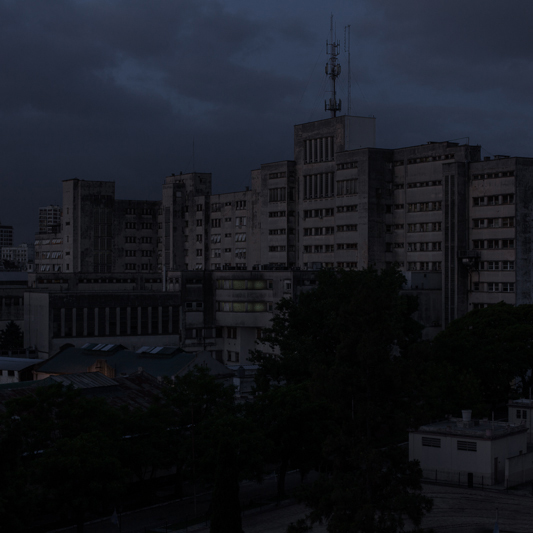
%> input picture data/1.jpg, 533 x 533 px
$ octave --eval "result = dong(imread('../data/1.jpg'));"   (GNU Octave 9; MATLAB toolbox functions it lacks are replaced by stand-ins)
%> lines starting %> are read from the running program, lines starting %| are printed output that depends on the picture; in (x1, y1, x2, y2) boxes, pixels count from 0 and x2, y2 are one past the last pixel; in counts of white or black regions, pixels touching at a corner belong together; the program's own positions count from 1
function d = dong( im ,w )
    if max(im(:)) > 1
        im = im2double(im);
    end
    isize = size(im);
%> isize = [533 533 3]
    im =  padarray(im,[2*5,2*5,0],'replicate');
%> im: size 553x553x3 double
    if (~exist('w','var') || w<=0)
        w = 0.8;
    end

    R = 1 - im;
%     [Rd,~] = dehaze(R,w);
    Ir = R(:,:,1);
    Ig = R(:,:,2);
    Ib = R(:,:,3);

    Ir1 = Ir(:);
    Ig1 = Ig(:);
    Ib1 = Ib(:);
    Il = (Ir1+Ig1+Ib1)./3;
    n = length(Il);
%> n = 305809
    N = floor(n*0.002);
%> N = 611

    Ir_d = ordfilt2(Ir,1,ones(7,7));
    Ig_d = ordfilt2(Ig,1,ones(7,7));
    Ib_d = ordfilt2(Ib,1,ones(7,7));
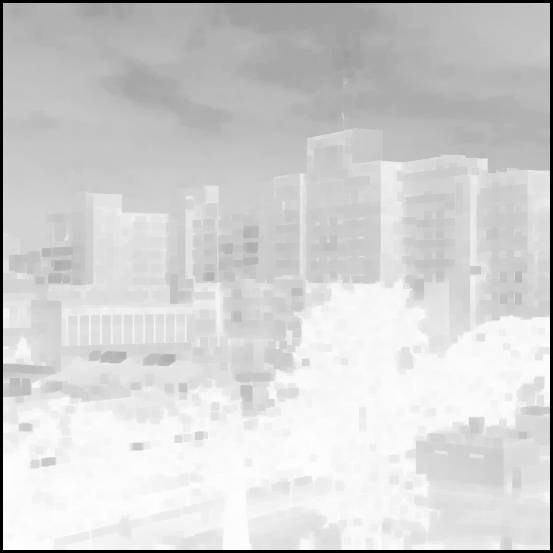
%> Ib_d: size 553x553 double; min 0, max 0.996, mean 0.821
    darkc = min(min(Ir_d(:),Ig_d(:)),Ib_d(:));
    [~, i] = sort(darkc,1,'descend');
    temp = Il(i(1:N));
%> temp = 611 values, max 1 at index 1, min 0.992 at index 242, mean 0.996
    [~,j] = sort(temp,1,'descend');
%> j = 611 values, max 611 at index 545, min 1 at index 1, mean 306
    Ar = Ir1(i(j(1)));
%> Ar = 1
    Ag = Ig1(i(j(1)));
%> Ag = 1
    Ab = Ib1(i(j(1)));
%> Ab = 1
% exp(log())
    t = max(1-w.*min(min(Ir_d./Ar,Ig_d./Ag),Ib_d./Ab),10^(-7));
    lc = t<0.5;
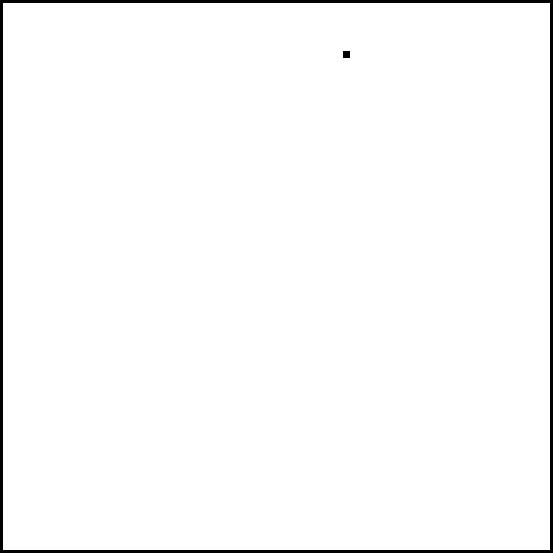
%> lc: size 553x553 logical; 97.8% white; 2 black regions, box (x1, y1, x2, y2) and area: (0, 0, 553, 553) 6600, (343, 51, 350, 58) 49
    t(lc) = 2 * t(lc).^2;
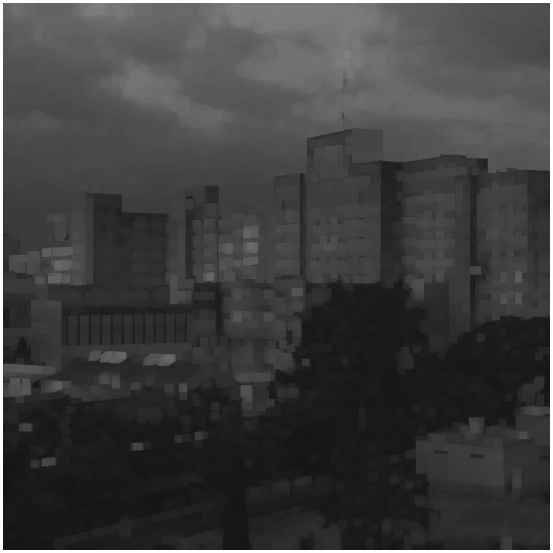
%> t: size 553x553 double; min 0.0825, max 1, mean 0.246

    Sr = (Ir - Ar)./t +Ar;
    Sg = (Ig - Ag)./t +Ag;
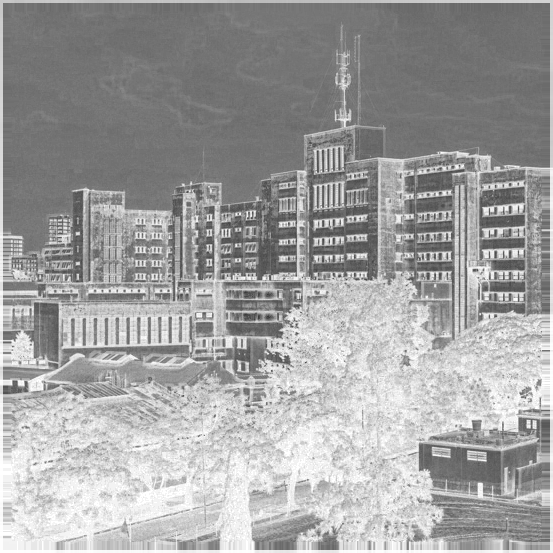
%> Sg: size 553x553 double; min 0.22, max 1, mean 0.631
    Sb = (Ib - Ab)./t +Ab;
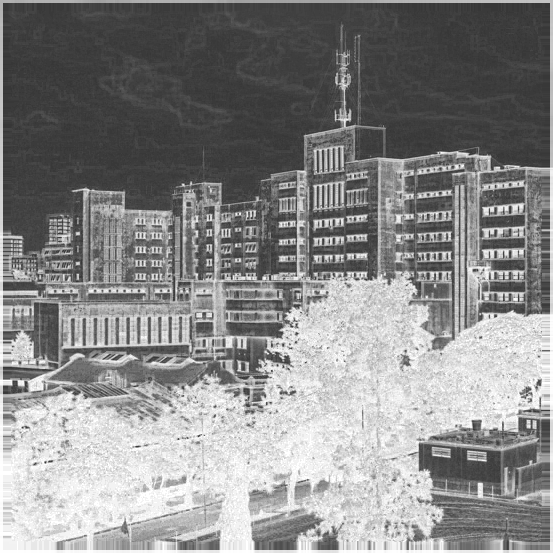
%> Sb: size 553x553 double; min 0.219, max 1, mean 0.539

    Rd = cat(3,Sr,Sg,Sb);
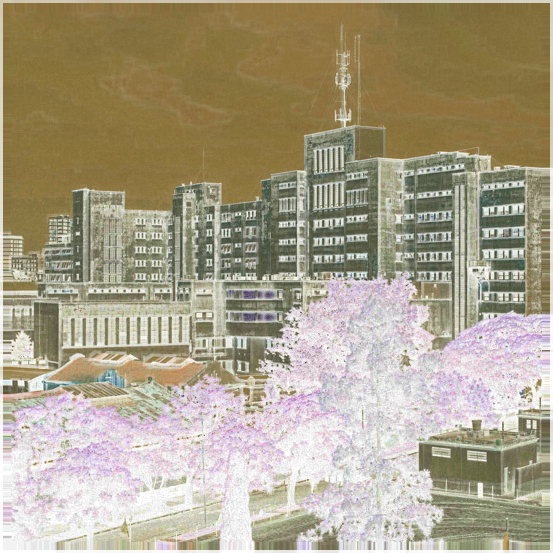
%> Rd: size 553x553x3 double; mean R, G, B 0.668, 0.631, 0.539
    d = 1-Rd(11:isize(1)+10,11:isize(2)+10,:);
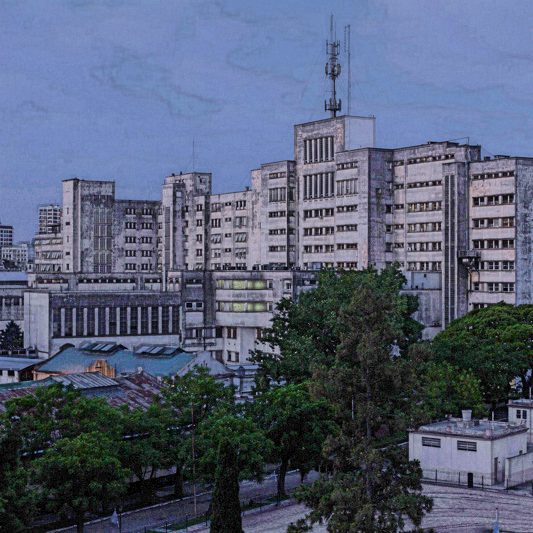
%> d: size 533x533x3 double; mean R, G, B 0.336, 0.373, 0.465
end

$ run again, on data/10.png
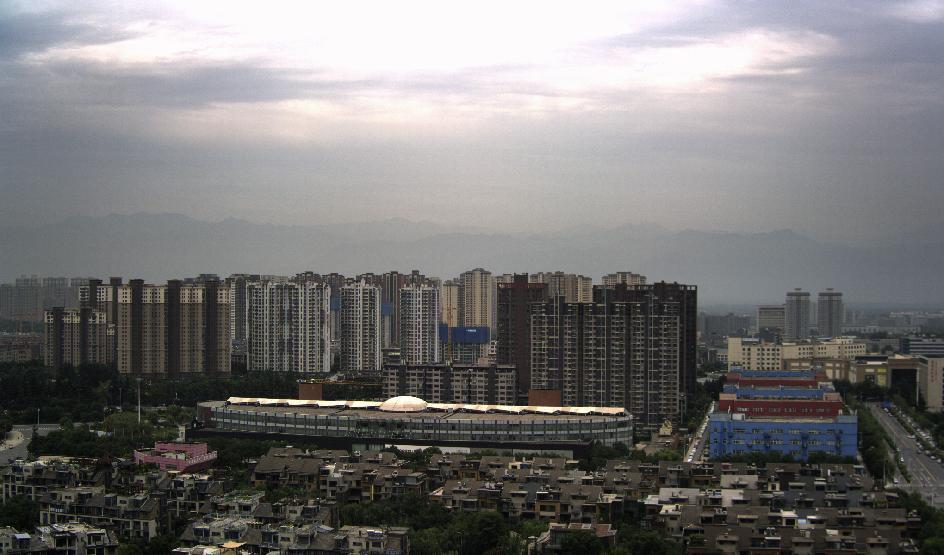
%> input picture data/10.png, 944 x 555 px
%> temp = 1108 values, max 0.997 at index 580, min 0.932 at index 998, mean 0.96
%> j = 1108 values, max 1108 at index 475, min 1 at index 482, mean 554.5
%> Ar = 1
%> Ag = 0.992
%> Ab = 1
%> in dong, `lc = t<0.5;`:
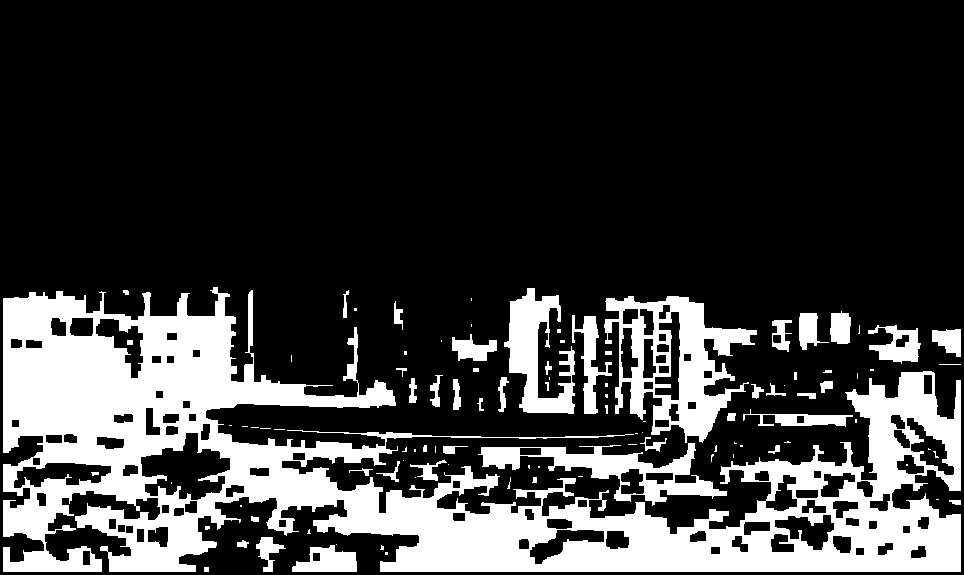
%> lc: size 575x964 logical; 23.2% white; 102 white regions (52 under 20 px), largest, box (x1, y1, x2, y2) and area: (3, 287, 961, 572) 99588, (604, 296, 757, 443) 9417, (478, 443, 727, 506) 4749
%> in dong, `d = 1-Rd(11:isize(1)+10,11:isize(2)+10,:);`:
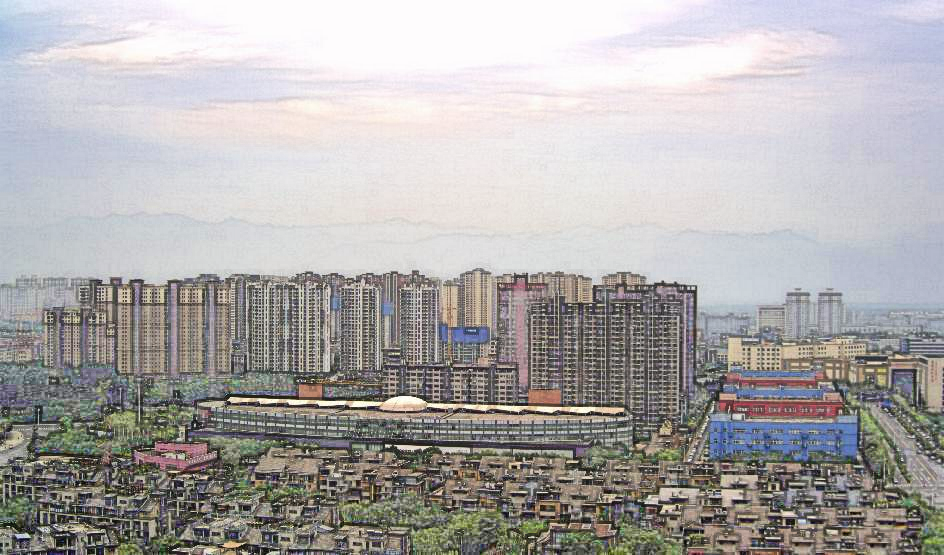
%> d: size 555x944x3 double; mean R, G, B 0.672, 0.661, 0.66; drawn with min black and max white
